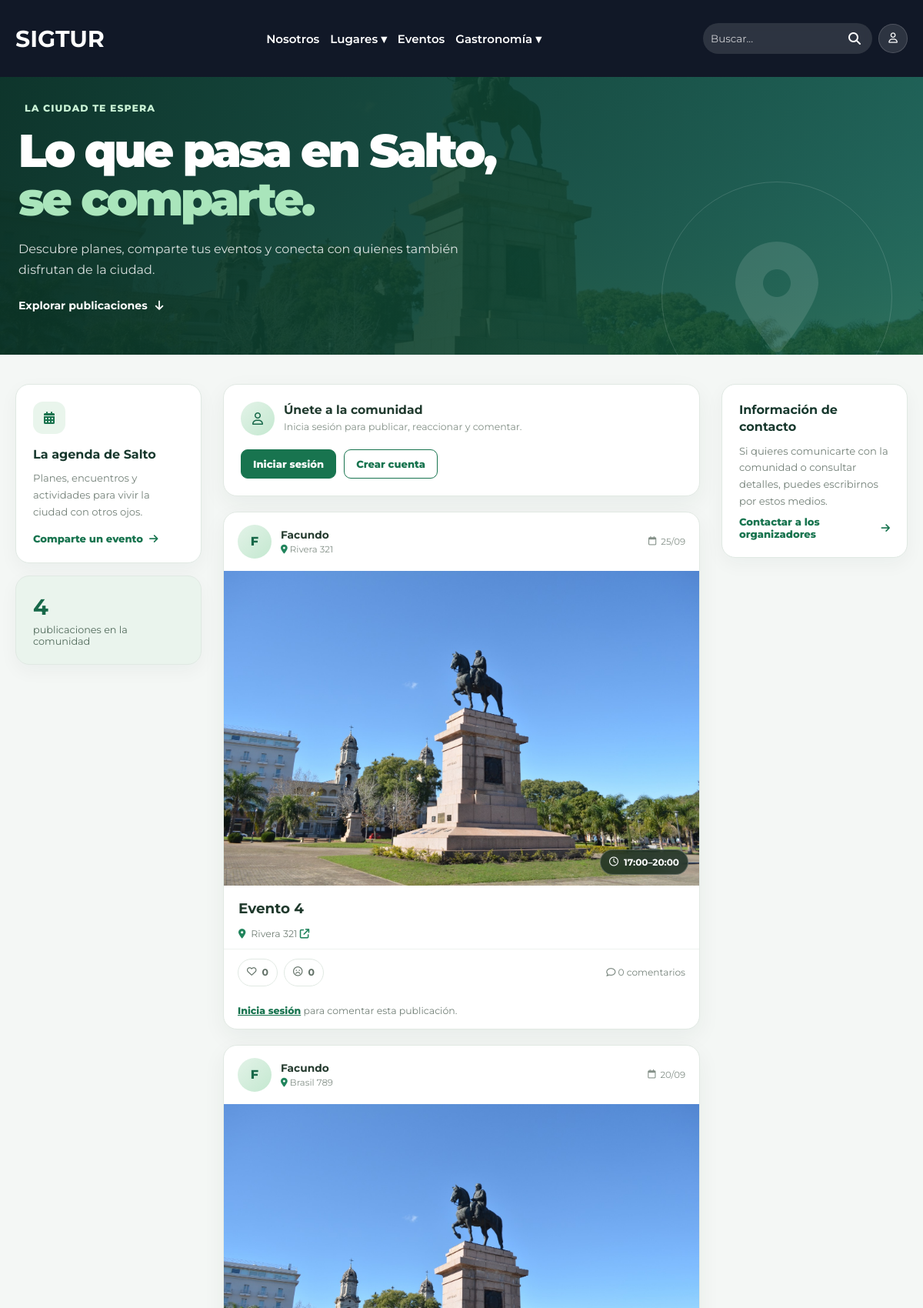
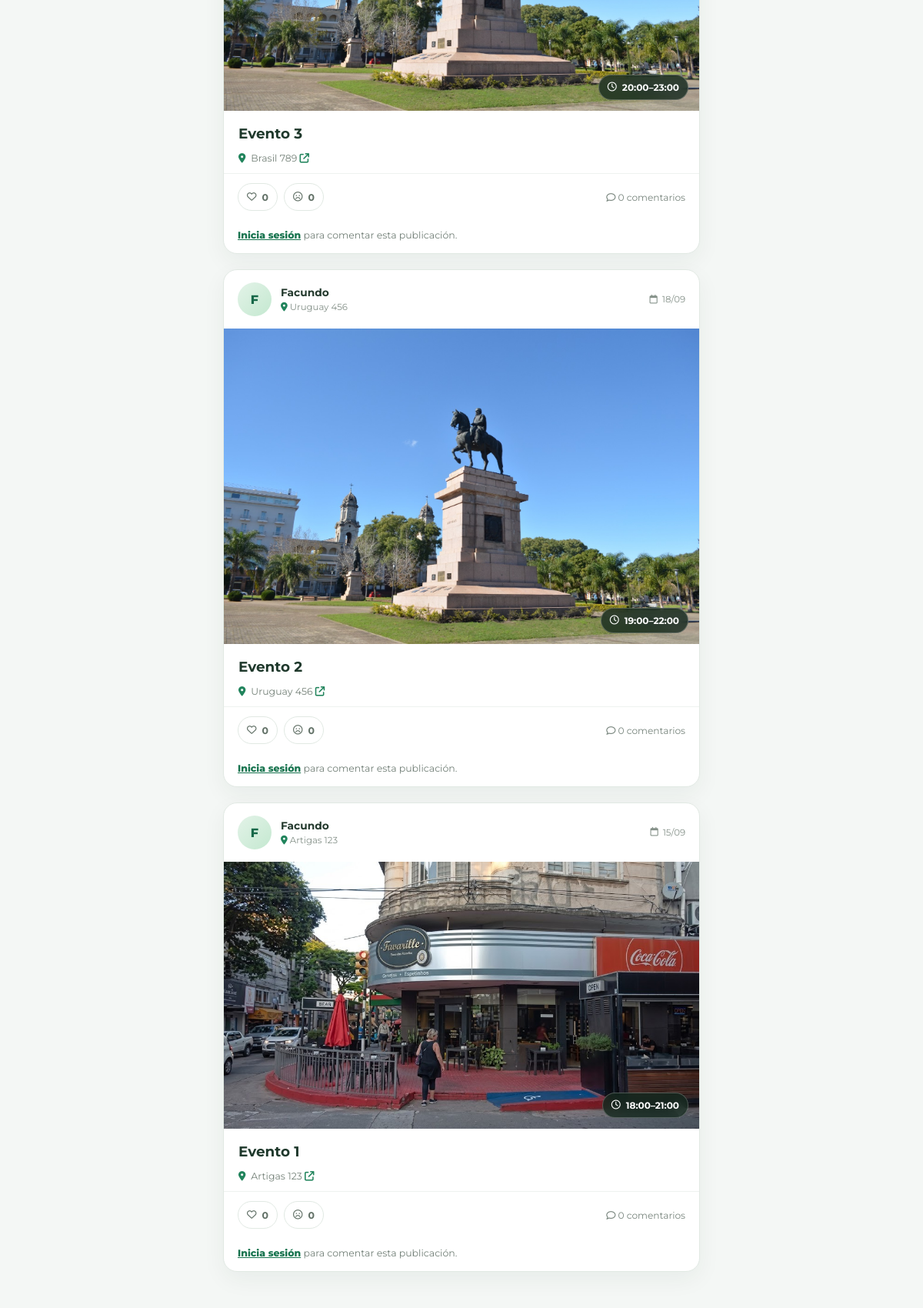
Screenshot of /pages/eventos/eventos.php (upper part) with the database file from the repository (2 pictures, top to bottom).
### tables this page shows
CREATE TABLE `evento` (
  `ID_EVENTO` int(11) NOT NULL,
  `ID_USUARIO` int(11) NOT NULL,
  `ID_LUGAR` int(11) DEFAULT NULL,
  `NOMBRE` varchar(150) NOT NULL,
  `DESCRIPCION` text DEFAULT NULL,
  `HORA_INI` time NOT NULL,
  `HORA_FIN` time NOT NULL,
  `DIA` int(11) NOT NULL,
  `MES` int(11) NOT NULL,
  `ANIO` smallint(6) DEFAULT NULL,
  `DIRECCION` varchar(255) DEFAULT NULL,
  `LATITUD` decimal(10,7) DEFAULT NULL,
  `LONGITUD` decimal(10,7) DEFAULT NULL,
  `IMAGEN` varchar(255) DEFAULT NULL,
  CONSTRAINT `CHK_EVENTO_COORDENADAS` CHECK (
    (`LATITUD` IS NULL AND `LONGITUD` IS NULL)
    OR (
      `LATITUD` IS NOT NULL AND `LONGITUD` IS NOT NULL
      AND `LATITUD` BETWEEN -90 AND 90
      AND `LONGITUD` BETWEEN -180 AND 180
    )
  )
);

CREATE TABLE `usuario` (
  `ID_USUARIO` int(11) NOT NULL,
  `ID_ROL` int(11) NOT NULL,
  `NOMBRE` varchar(100) NOT NULL,
  `CONTRASENA` varchar(255) NOT NULL,
  `CORREO` varchar(150) NOT NULL
);

CREATE TABLE `lugar` (
  `ID_LUGAR` int(11) NOT NULL,
  `NOMBRE` varchar(150) NOT NULL,
  `DESCRIPCION` text DEFAULT NULL,
  `DIRECCION` varchar(200) NOT NULL,
  `IMAGEN` varchar(255) DEFAULT NULL,
  `LATITUD` decimal(10,7) DEFAULT NULL,
  `LONGITUD` decimal(10,7) DEFAULT NULL,
  CONSTRAINT `CHK_LUGAR_COORDENADAS` CHECK (
    (`LATITUD` IS NULL AND `LONGITUD` IS NULL)
    OR (
      `LATITUD` IS NOT NULL AND `LONGITUD` IS NOT NULL
      AND `LATITUD` BETWEEN -90 AND 90
      AND `LONGITUD` BETWEEN -180 AND 180
    )
  )
);

### pages/eventos/eventos.php (the view, shortened to what the rows shown need)
<?php
require_once("../../conexion.php");
require_once("../../config/config.php");
require_once("../../config/imagenes-lugares.php");
$usuarioId = isset($_SESSION["id_usuario"]) ? (int) $_SESSION["id_usuario"] : null;
$estaAutenticado = $usuarioId !== null;
function escaparEvento($valor)
{
    return htmlspecialchars((string) $valor, ENT_QUOTES, "UTF-8");
}
$usuarioActualSql = $estaAutenticado ? (string) $usuarioId : "0";
$sqlEventos = "
    SELECT e.ID_EVENTO, e.ID_USUARIO, e.ID_LUGAR, e.NOMBRE, e.DESCRIPCION,
           e.HORA_INI, e.HORA_FIN, e.DIA, e.MES, e.ANIO,
           e.DIRECCION AS EVENTO_DIRECCION, e.LATITUD AS EVENTO_LATITUD,
           e.LONGITUD AS EVENTO_LONGITUD, e.IMAGEN AS EVENTO_IMAGEN,
           u.NOMBRE AS AUTOR, l.NOMBRE AS LUGAR, l.DIRECCION AS LUGAR_DIRECCION,
           (SELECT COUNT(*) FROM EVENTO_REACCION r WHERE r.ID_EVENTO = e.ID_EVENTO AND r.TIPO = 1) AS ME_GUSTA,
           (SELECT COUNT(*) FROM EVENTO_REACCION r WHERE r.ID_EVENTO = e.ID_EVENTO AND r.TIPO = -1) AS NO_ME_GUSTA,
           (SELECT r.TIPO FROM EVENTO_REACCION r WHERE r.ID_EVENTO = e.ID_EVENTO AND r.ID_USUARIO = $usuarioActualSql LIMIT 1) AS MI_REACCION
    FROM EVENTO e
    INNER JOIN USUARIO u ON u.ID_USUARIO = e.ID_USUARIO
    LEFT JOIN LUGAR l ON l.ID_LUGAR = e.ID_LUGAR
    ORDER BY e.ID_EVENTO DESC";
$resultadoEventos = $conexion->query($sqlEventos);
$eventos = [];
while ($evento = $resultadoEventos->fetch_assoc()) {
    $eventos[] = $evento;
}
$comentariosPorEvento = [];
?>
<!DOCTYPE html>
<html lang="es">
<head>
    <link rel="stylesheet" href="../../assets/css/var.css">
    <link rel="stylesheet" href="../../assets/css/styles.css">
    <link rel="stylesheet" href="../../assets/css/componentes.css">
    <link rel="stylesheet" href="../../assets/css/accesibilidad.css?v=5">
    <link rel="stylesheet" href="../../assets/css/eventos.css?v=5">
    <link rel="stylesheet" href="https://unpkg.com/leaflet@1.9.4/dist/leaflet.css">
    <link rel="stylesheet" href="https://cdnjs.cloudflare.com/ajax/libs/font-awesome/6.7.2/css/all.min.css">
</head>
<body>
    <?php include("../../includes/navbar.php"); ?>
    <main class="eventos-pagina">
        <header class="eventos-portada">
            <div class="eventos-portada-contenido">
                <h1>Lo que pasa en Salto, <span>se comparte.</span></h1>
            </div>
        </header>
        <div class="eventos-layout">
            <aside class="eventos-lateral">
                <div class="eventos-lateral-tarjeta">
                    <h2>La agenda de Salto</h2>
                </div>
            </aside>
            <section class="eventos-feed" id="publicaciones" aria-label="Publicaciones de eventos">
                <section class="evento-compositor" id="publicar" aria-labelledby="titulo-publicar">
                    <div class="evento-compositor-encabezado">
                        <div>
                            <h2 id="titulo-publicar"><?= $estaAutenticado ? "¿Qué plan tienes para Salto?" : "Únete a la comunidad" ?></h2>
                        </div>
                    </div>
                </section>
                <?php foreach ($eventos as $evento): ?>
                    <?php
                    $eventoId = (int) $evento["ID_EVENTO"];
                    $direccionEvento = trim((string) ($evento["EVENTO_DIRECCION"] ?? ""));
                    if ($direccionEvento === "") {
                        $direccionEvento = trim((string) ($evento["LUGAR_DIRECCION"] ?? ""));
                    }
                    $nombreLugar = trim((string) ($evento["LUGAR"] ?? ""));
                    $latitudEvento = $evento["EVENTO_LATITUD"];
                    $longitudEvento = $evento["EVENTO_LONGITUD"];
                    $tieneCoordenadasEvento = is_numeric($latitudEvento) && is_numeric($longitudEvento);
                    $textoUbicacionEvento = $direccionEvento !== ""
                        ? $direccionEvento
                        : ($tieneCoordenadasEvento ? "Ubicación marcada en el mapa" : ($nombreLugar !== "" ? $nombreLugar : "Ubicación a confirmar"));
                    $imagen = trim((string) ($evento["EVENTO_IMAGEN"] ?? ""));
                    $rutaImagen = $imagen !== "" ? __DIR__ . "/../../" . ltrim($imagen, "/\\") : "";
                    $imagenSrc = $imagen !== "" && is_file($rutaImagen)
                        ? "../../" . ltrim($imagen, "/\\")
                        : rutaImagenLugar((int) ($evento["ID_LUGAR"] ?? 0));
                    $fechaTexto = sprintf(
                        "%02d/%02d%s",
                        (int) $evento["DIA"],
                        (int) $evento["MES"],
                        $evento["ANIO"] ? "/" . (int) $evento["ANIO"] : ""
                    );
                    $miReaccion = $evento["MI_REACCION"] === null ? 0 : (int) $evento["MI_REACCION"];
                    ?>
                    <article class="evento-post" id="evento-<?= $eventoId ?>">
                        <header class="evento-post-encabezado">
                            <span class="evento-avatar" aria-hidden="true"><?= escaparEvento(mb_strtoupper(mb_substr($evento["AUTOR"], 0, 1, "UTF-8"), "UTF-8")) ?></span>
                            <div class="evento-post-autor">
                                <strong><?= escaparEvento($evento["AUTOR"]) ?></strong>
                                <span><i class="fa-solid fa-location-dot" aria-hidden="true"></i> <?= escaparEvento($textoUbicacionEvento) ?></span>
                            </div>
                            <span class="evento-fecha-publicacion"><i class="fa-regular fa-calendar" aria-hidden="true"></i> <?= escaparEvento($fechaTexto) ?></span>
                        </header>
                        <?php if ($imagenSrc !== ""): ?>
                            <div class="evento-post-imagen">
                                <img src="<?= escaparEvento($imagenSrc) ?>" alt="Portada de <?= escaparEvento($evento["NOMBRE"]) ?>" loading="lazy">
                                <span><i class="fa-regular fa-clock" aria-hidden="true"></i> <?= escaparEvento(substr((string) $evento["HORA_INI"], 0, 5)) ?>–<?= escaparEvento(substr((string) $evento["HORA_FIN"], 0, 5)) ?></span>
                            </div>
                        <?php endif; ?>
                        <div class="evento-post-contenido">
                            <h2><?= escaparEvento($evento["NOMBRE"]) ?></h2>
                            <?php if ($tieneCoordenadasEvento): ?>
                                <?php $urlMapaEvento = "https://www.google.com/maps/search/?api=1&query=" . rawurlencode($latitudEvento . "," . $longitudEvento); ?>
                            <?php elseif ($direccionEvento !== ""): ?>
                                <?php $urlMapaEvento = "https://www.google.com/maps/search/?api=1&query=" . rawurlencode($direccionEvento . ", Salto, Uruguay"); ?>
                            <?php else: ?>
                                <?php $urlMapaEvento = ""; ?>
                            <?php endif; ?>
                            <p class="evento-post-direccion">
                                <i class="fa-solid fa-location-dot" aria-hidden="true"></i>
                                <?php if ($urlMapaEvento !== ""): ?>
                                    <a href="<?= escaparEvento($urlMapaEvento) ?>" target="_blank" rel="noopener noreferrer"><?= escaparEvento($textoUbicacionEvento) ?> <i class="fa-solid fa-arrow-up-right-from-square" aria-hidden="true"></i></a>
                                <?php else: ?>
                                    <?= escaparEvento($textoUbicacionEvento) ?>
                                <?php endif; ?>
                            </p>
                        </div>
                        <div class="evento-reacciones">
                            <?php if ($estaAutenticado): ?>
                                <form method="POST" action="eventos.php#evento-<?= $eventoId ?>">
                                    <input type="hidden" name="csrf_token" value="<?= escaparEvento($_SESSION["csrf_eventos"]) ?>">
                                    <input type="hidden" name="accion" value="reaccionar">
                                    <input type="hidden" name="id_evento" value="<?= $eventoId ?>">
                                    <input type="hidden" name="tipo" value="1">
                                    <button class="evento-reaccion <?= $miReaccion === 1 ? "evento-reaccion--activa" : "" ?>" type="submit" aria-label="Me gusta, <?= (int) $evento["ME_GUSTA"] ?> reacciones" aria-pressed="<?= $miReaccion === 1 ? "true" : "false" ?>">
                                        <i class="fa-regular fa-heart" aria-hidden="true"></i><span><?= (int) $evento["ME_GUSTA"] ?></span>
                                    </button>
                                </form>
                                <form method="POST" action="eventos.php#evento-<?= $eventoId ?>">
                                    <input type="hidden" name="csrf_token" value="<?= escaparEvento($_SESSION["csrf_eventos"]) ?>">
                                    <input type="hidden" name="accion" value="reaccionar">
                                    <input type="hidden" name="id_evento" value="<?= $eventoId ?>">
                                    <input type="hidden" name="tipo" value="-1">
                                    <button class="evento-reaccion <?= $miReaccion === -1 ? "evento-reaccion--activa evento-reaccion--negativa" : "" ?>" type="submit" aria-label="No me gusta, <?= (int) $evento["NO_ME_GUSTA"] ?> reacciones" aria-pressed="<?= $miReaccion === -1 ? "true" : "false" ?>">
                                        <i class="fa-regular fa-face-frown" aria-hidden="true"></i><span><?= (int) $evento["NO_ME_GUSTA"] ?></span>
                                    </button>
                                </form>
                            <?php else: ?>
                                <span class="evento-reaccion evento-reaccion--solo"><i class="fa-regular fa-heart" aria-hidden="true"></i> <?= (int) $evento["ME_GUSTA"] ?></span>
                                <span class="evento-reaccion evento-reaccion--solo"><i class="fa-regular fa-face-frown" aria-hidden="true"></i> <?= (int) $evento["NO_ME_GUSTA"] ?></span>
                            <?php endif; ?>
                            <span class="evento-conteo-comentarios"><i class="fa-regular fa-comment" aria-hidden="true"></i> <?= count($comentariosPorEvento[$eventoId] ?? []) ?> comentarios</span>
                        </div>
                        <section class="evento-comentarios" aria-label="Comentarios de <?= escaparEvento($evento["NOMBRE"]) ?>">
                            <?php if ($estaAutenticado): ?>
                                <form class="evento-comentario-formulario" method="POST" action="eventos.php#evento-<?= $eventoId ?>">
                                    <input type="hidden" name="csrf_token" value="<?= escaparEvento($_SESSION["csrf_eventos"]) ?>">
                                    <input type="hidden" name="accion" value="comentar">
                                    <input type="hidden" name="id_evento" value="<?= $eventoId ?>">
                                    <label class="sr-only" for="comentario-evento-<?= $eventoId ?>">Escribe un comentario</label>
                                    <input id="comentario-evento-<?= $eventoId ?>" type="text" name="comentario" maxlength="1000" placeholder="Añade algo a la conversación..." required>
                                    <button type="submit" aria-label="Publicar comentario"><i class="fa-solid fa-arrow-up" aria-hidden="true"></i></button>
                                </form>
                            <?php else: ?>
                                <p class="evento-comentario-login"><a href="../login.php">Inicia sesión</a> para comentar esta publicación.</p>
                            <?php endif; ?>
                        </section>
                    </article>
                <?php endforeach; ?>
            </section>
            <aside class="eventos-lateral eventos-lateral--derecha">
                <div class="eventos-lateral-tarjeta">
                    <h2>Información de contacto</h2>
                </div>
            </aside>
        </div>
    </main>
    <?php include("../../includes/chat-widget.php"); ?>
</body>
</html>

### rows the page displays
evento: ID_USUARIO.NOMBRE "F", ID_USUARIO.NOMBRE "Facundo", ID_LUGAR.DIRECCION "Rivera 321", escaparEvento($fechaTexto) "25/09", HORA_INI "17:00", HORA_FIN "20:00", NOMBRE "Evento 4", ME_GUSTA "0", NO_ME_GUSTA "0", ID_EVENTO "0"
evento: ID_USUARIO.NOMBRE "F", ID_USUARIO.NOMBRE "Facundo", ID_LUGAR.DIRECCION "Brasil 789", escaparEvento($fechaTexto) "20/09", HORA_INI "20:00", HORA_FIN "23:00", NOMBRE "Evento 3", ME_GUSTA "0", NO_ME_GUSTA "0", ID_EVENTO "0"
evento: ID_USUARIO.NOMBRE "F", ID_USUARIO.NOMBRE "Facundo", ID_LUGAR.DIRECCION "Uruguay 456", escaparEvento($fechaTexto) "18/09", HORA_INI "19:00", HORA_FIN "22:00", NOMBRE "Evento 2", ME_GUSTA "0", NO_ME_GUSTA "0", ID_EVENTO "0"
evento: ID_USUARIO.NOMBRE "F", ID_USUARIO.NOMBRE "Facundo", ID_LUGAR.DIRECCION "Artigas 123", escaparEvento($fechaTexto) "15/09", shows a picture, HORA_INI "18:00", HORA_FIN "21:00", NOMBRE "Evento 1", ME_GUSTA "0", NO_ME_GUSTA "0", ID_EVENTO "0"

### other values shown
count($eventos) "4"
